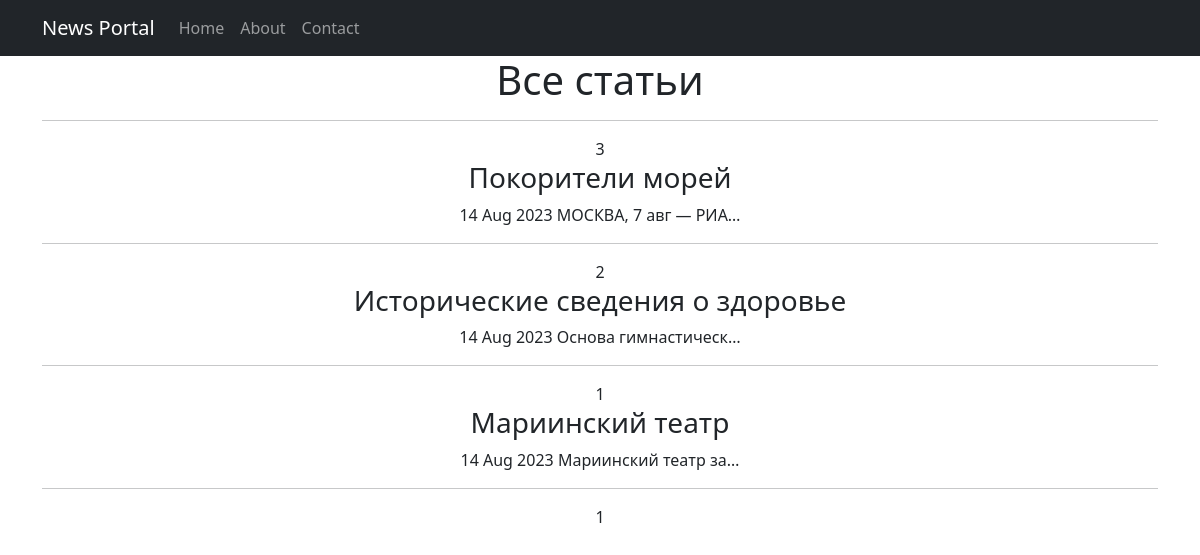
The page /news/ on the database as committed earlier.
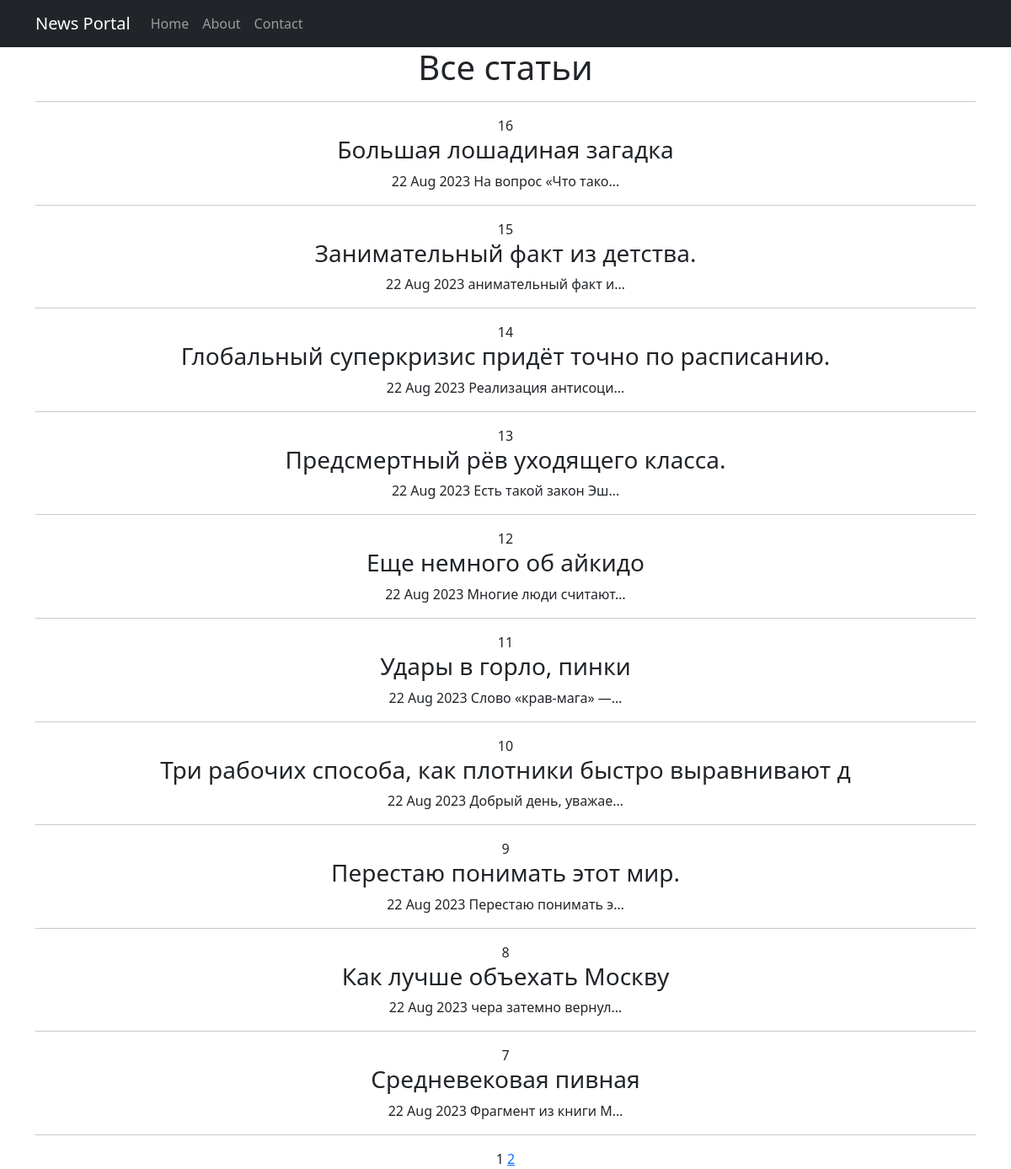
The same page on the database as committed later.
### news/models.py (models this page shows, shortened)
class Post(models.Model):
    author = models.ForeignKey(Author, on_delete=models.CASCADE)
    NEWS = 'NW'
    ARTICLE = 'AR'
    CATEGORY_CHOICES = (
        (NEWS, 'Новость'),
        (ARTICLE, 'Статья'),
    )
    category_type = models.CharField(max_length=2, choices=CATEGORY_CHOICES)
    date_creation = models.DateTimeField(auto_now_add=True, )
    post_category = models.ManyToManyField(Category, through='PostCategory')
    title = models.CharField(max_length=54)
    text = models.TextField()
    rating = models.SmallIntegerField(default=0)

### news/views.py (the view)
# urls.py: path('', PostList.as_view()),
class PostList(ListView):
    model = Post
    ordering = '-date_creation'
    template_name = 'post_list.html'
    context_object_name = 'news'
    paginate_by = 10

### news/templates/news/post_list.html (shortened to what this page needs)
{% extends 'news/default.html' %}
{% block content %}
<h1>Все статьи</h1>
<hr>
{% for i in news %}
    <h>{{ i.id }}</h>
    <h3>{{ i.title }}</h3>
    <h>{{ i.date_creation | date:'d M Y' }}</h>
    <h>{{ i.text | truncatechars:20 }}</h>
    <hr>
{% endfor %}
   {{ page_obj.number }}
   {% if page_obj.has_next %}
       <a href="?page={{ page_obj.next_page_number }}">{{ page_obj.next_page_number }}</a>
   {% endif %}
{% endblock content %}

### news/templates/news/default.html (shortened to what this page needs)
{% load static %}
<html lang="en">
    <head>
        <link href="{% static 'css/styles.css' %}" rel="stylesheet" />
    </head>
    <body>
        <nav class="navbar navbar-expand-lg navbar-dark bg-dark static-top">
            <div class="container">
                <a class="navbar-brand" href="#">News Portal</a>
                <div class="collapse navbar-collapse" id="navbarResponsive">
                    <ul class="navbar-nav ml-auto">
                        <li class="nav-item active">
                            <a class="nav-link" href="/home/">Home
                            </a>
                        </li>
                        <li class="nav-item">
                            <a class="nav-link" href="/about/">About</a>
                        </li>
                        <li class="nav-item">
                            <a class="nav-link" href="/contacts/">Contact</a>
                        </li>
                    </ul>
                </div>
            </div>
        </nav>
        <div class="container">
            <div class="row">
                <div class="col-lg-12 text-center">
                    {% block content %}{% endblock content %}
                </div>
            </div>
        </div>
    </body>
</html>

Rows that differ between the two databases and show on the page:
no longer on this page (row unchanged): Post: id "3", title "Покорители морей", date_creation "14 Aug 2023", text "МОСКВА, 7 авг — РИА…"
no longer on this page (row unchanged): Post: id "2", title "Исторические сведения о здоровье", date_creation "14 Aug 2023", text "Основа гимнастическ…"
no longer on this page (row unchanged): Post: id "1", title "Мариинский театр", date_creation "14 Aug 2023", text "Мариинский театр за…"
added Post: id "16", title "Большая лошадиная загадка", date_creation "22 Aug 2023", text "На вопрос «Что тако…"
added Post: id "15", title "Занимательный факт из детства.", date_creation "22 Aug 2023", text "анимательный факт и…"
added Post: id "14", title "Глобальный суперкризис придёт точно по расписанию.", date_creation "22 Aug 2023", text "Реализация антисоци…"
added Post: id "13", title "Предсмертный рёв уходящего класса.", date_creation "22 Aug 2023", text "Есть такой закон Эш…"
added Post: id "12", title "Еще немного об айкидо", date_creation "22 Aug 2023", text "Многие люди считают…"
added Post: id "11", title "Удары в горло, пинки", date_creation "22 Aug 2023", text "Слово «крав-мага» —…"
added Post: id "10", title "Три рабочих способа, как плотники быстро выравнивают д", date_creation "22 Aug 2023", text "Добрый день, уважае…"
added Post: id "9", title "Перестаю понимать этот мир.", date_creation "22 Aug 2023", text "Перестаю понимать э…"
added Post: id "8", title "Как лучше объехать Москву", date_creation "22 Aug 2023", text "чера затемно вернул…"
added Post: id "7", title "Средневековая пивная", date_creation "22 Aug 2023", text "Фрагмент из книги М…"
Other text that changed with them:
{{ page_obj.next_page_number }}: (not shown) → "2"
